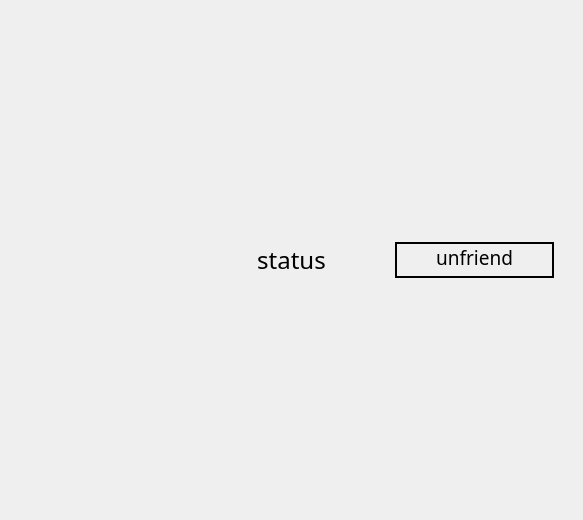
<?xml version="1.0" encoding="UTF-8"?>
<ui version="4.0">
 <class>friendList</class>
 <widget class="QWidget" name="friendList">
  <property name="geometry">
   <rect>
    <x>0</x>
    <y>0</y>
    <width>583</width>
    <height>520</height>
   </rect>
  </property>
  <property name="windowTitle">
   <string>Form</string>
  </property>
  <layout class="QVBoxLayout" name="verticalLayout">
   <item>
    <widget class="QWidget" name="id1" native="true">
     <layout class="QHBoxLayout" name="horizontalLayout_13">
      <item>
       <widget class="QWidget" name="widget_14" native="true">
        <layout class="QHBoxLayout" name="horizontalLayout_26">
         <item>
          <widget class="QLabel" name="ingame">
           <property name="font">
            <font>
             <family>Poor Richard</family>
             <pointsize>18</pointsize>
            </font>
           </property>
           <property name="text">
            <string/>
           </property>
           <property name="alignment">
            <set>Qt::AlignCenter</set>
           </property>
          </widget>
         </item>
        </layout>
       </widget>
      </item>
      <item>
       <widget class="QWidget" name="widget_16" native="true">
        <layout class="QHBoxLayout" name="horizontalLayout_25">
         <item>
          <widget class="QLabel" name="status">
           <property name="font">
            <font>
             <family>Poor Richard</family>
             <pointsize>18</pointsize>
            </font>
           </property>
           <property name="text">
            <string>status</string>
           </property>
           <property name="alignment">
            <set>Qt::AlignCenter</set>
           </property>
          </widget>
         </item>
        </layout>
       </widget>
      </item>
      <item>
       <widget class="QWidget" name="widget_13" native="true">
        <layout class="QVBoxLayout" name="verticalLayout_5">
         <item>
          <widget class="QPushButton" name="unfriend_button">
           <property name="font">
            <font>
             <family>Poor Richard</family>
             <pointsize>14</pointsize>
            </font>
           </property>
           <property name="cursor">
            <cursorShape>OpenHandCursor</cursorShape>
           </property>
           <property name="styleSheet">
            <string notr="true">border-radius : 100; 
border : 2px solid black;
padding-bottom: 5px</string>
           </property>
           <property name="text">
            <string>unfriend</string>
           </property>
          </widget>
         </item>
        </layout>
       </widget>
      </item>
     </layout>
    </widget>
   </item>
  </layout>
 </widget>
 <resources/>
 <connections/>
</ui>
